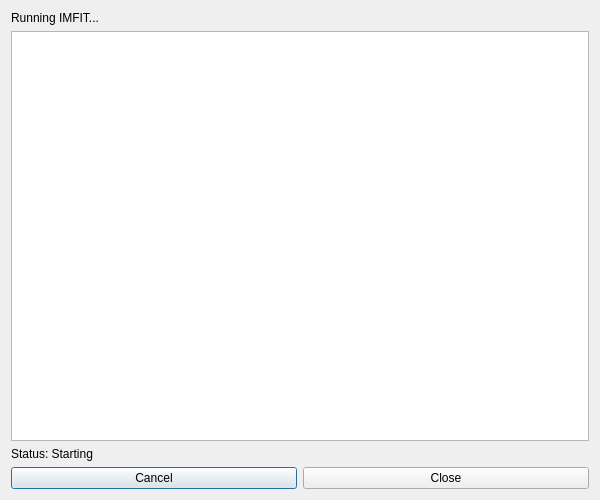
<?xml version="1.0" encoding="UTF-8"?>
<ui version="4.0">
 <class>FitMonitorDialog</class>
 <widget class="QDialog" name="FitMonitorDialog">
  <property name="geometry">
   <rect>
    <x>0</x>
    <y>0</y>
    <width>600</width>
    <height>500</height>
   </rect>
  </property>
  <property name="windowTitle">
   <string>Fit Monitor</string>
  </property>
  <layout class="QVBoxLayout" name="verticalLayout">
   <item>
    <widget class="QLabel" name="titleLabel">
     <property name="text">
      <string>Running IMFIT...</string>
     </property>
    </widget>
   </item>
   <item>
    <widget class="QTextEdit" name="stdoutEdit">
     <property name="readOnly">
      <bool>true</bool>
     </property>
    </widget>
   </item>
   <item>
    <widget class="QLabel" name="statusLabel">
     <property name="text">
      <string>Status: Starting</string>
     </property>
    </widget>
   </item>
   <item>
    <layout class="QHBoxLayout" name="buttonLayout">
     <item>
      <widget class="QPushButton" name="cancelButton">
       <property name="text">
        <string>Cancel</string>
       </property>
      </widget>
     </item>
     <item>
      <widget class="QPushButton" name="closeButton">
       <property name="text">
        <string>Close</string>
       </property>
      </widget>
     </item>
    </layout>
   </item>
  </layout>
 </widget>
 <resources/>
 <connections/>
</ui>
